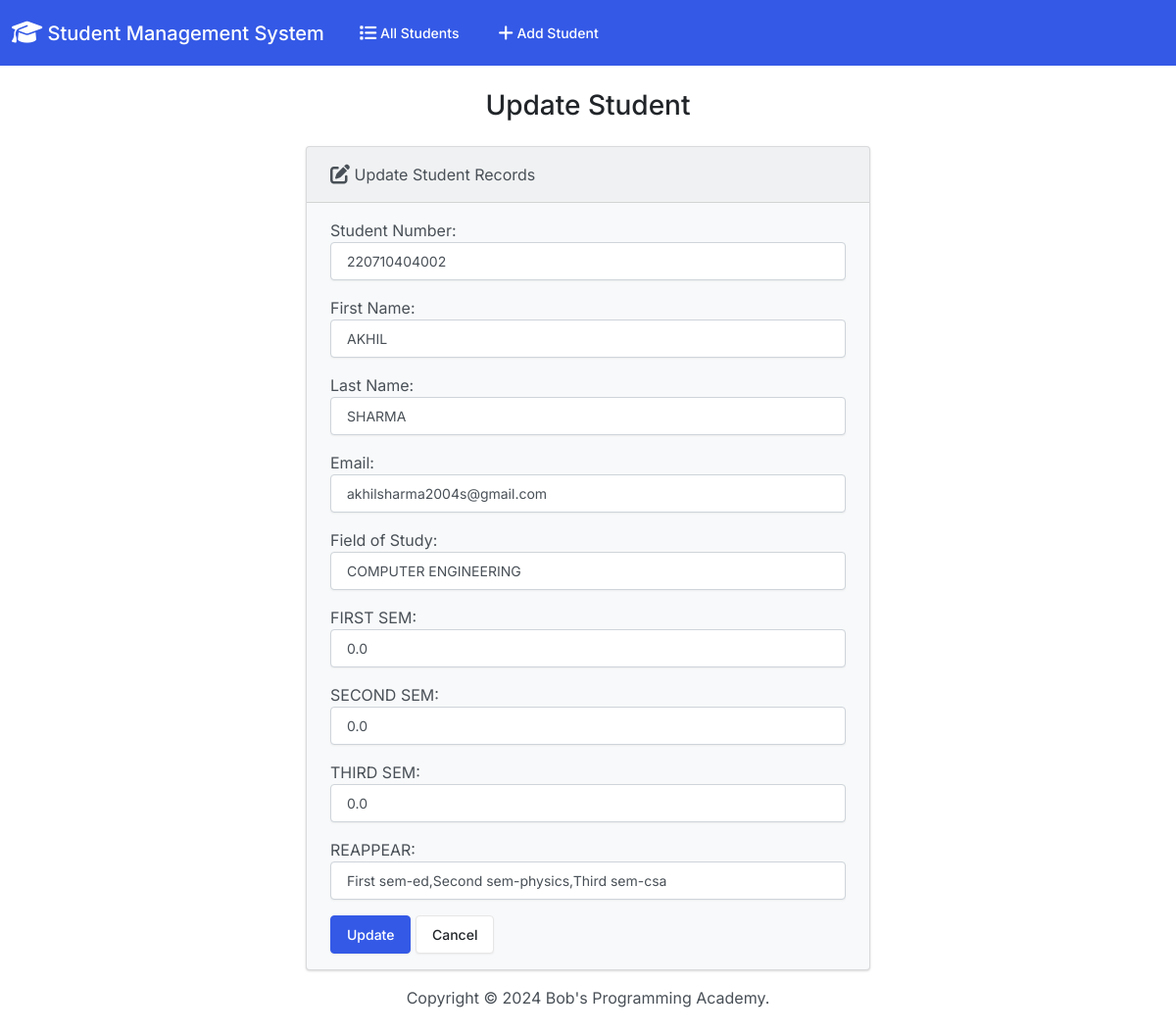
Page /edit/2/ on the committed database.
### students/models.py (models this page shows, shortened)
class Student(models.Model):
  student_number = models.PositiveIntegerField()
  first_name = models.CharField(max_length=50)
  last_name = models.CharField(max_length=50)
  email = models.EmailField(max_length=100)
  field_of_study = models.CharField(max_length=50)
  first_sem = models.FloatField()
  second_sem = models.FloatField()
  third_sem = models.FloatField()
  reappear = models.CharField(max_length=150)

### students/views.py (the view)
# urls.py: path('edit/<int:id>/', views.edit, name='edit'),
def edit(request, id):
  if request.method == 'POST':
    student = Student.objects.get(pk=id)
    form = StudentForm(request.POST, instance=student)
    if form.is_valid():
      form.save()
      return render(request, 'students/edit.html', {
        'form': form,
        'success': True
      })
  else:
    student = Student.objects.get(pk=id)
    form = StudentForm(instance=student)
  return render(request, 'students/edit.html', {
    'form': form
  })

### students/forms.py
class StudentForm(forms.ModelForm):
  class Meta:
    model = Student
    fields = ['student_number', 'first_name', 'last_name', 'email', 'field_of_study', 'first_sem', 'second_sem', 'third_sem','reappear']
    labels = {
      'student_number': 'Student Number',
      'first_name': 'First Name',
      'last_name': 'Last Name',
      'email': 'Email',
      'field_of_study': 'Field of Study',
      'first_sem': 'FIRST SEM',
      'second_sem': 'SECOND SEM',
      'third_sem': 'THIRD SEM',
      'reappear': 'REAPPEAR',
    }
    widgets = {
      'student_number': forms.NumberInput(attrs={'class': 'form-control'}),
      'first_name': forms.TextInput(attrs={'class': 'form-control'}),
      'last_name': forms.TextInput(attrs={'class': 'form-control'}),
      'email': forms.EmailInput(attrs={'class': 'form-control'}),
      'field_of_study': forms.TextInput(attrs={'class': 'form-control'}),
      'first_sem': forms.NumberInput(attrs={'class': 'form-control'}),
      'second_sem': forms.NumberInput(attrs={'class': 'form-control'}),
      'third_sem': forms.NumberInput(attrs={'class': 'form-control'}),
      'reappear': forms.TextInput(attrs={'class': 'form-control'}),
    }

### students/templates/students/edit.html (shortened to what this page needs)
{% extends "students/base.html" %}
{% block body %}
  <h3 class="text-center m-4">Update Student</h3>
  {% if success %}
    <div class="alert alert-success" role="alert">
      The student updated successfully.
      <a href="{% url 'index' %}" class="alert-link">Go to Home Page.</a>
    </div>
  {% else %}
    <div class="row justify-content-center">
      <div class="col-6">
        <div class="card bg-light mb-3">
          <div class="card-header">
            <i class="fa-solid fa-pen-to-square fa-lg"></i> Update Student Records
          </div>
          <div class="card-body">
            <form action="" method="POST">
              {{ form.as_p }}
              <button type="submit" class="btn btn-primary">Update</button>
              <a href="{% url 'index' %}" class="btn btn-secondary">Cancel</a>
            </form>
          </div>
        </div>
      </div>
    </div>
  {% endif %}
{% endblock %}

### rows in the picture
Student: student_number "220710404002", first_name "AKHIL", last_name "SHARMA", email "akhilsharma2004s@gmail.com", field_of_study "COMPUTER ENGINEERING", first_sem "0.0", second_sem "0.0", third_sem "0.0", reappear "First sem-ed,Second sem-physics,Third sem-csa"
